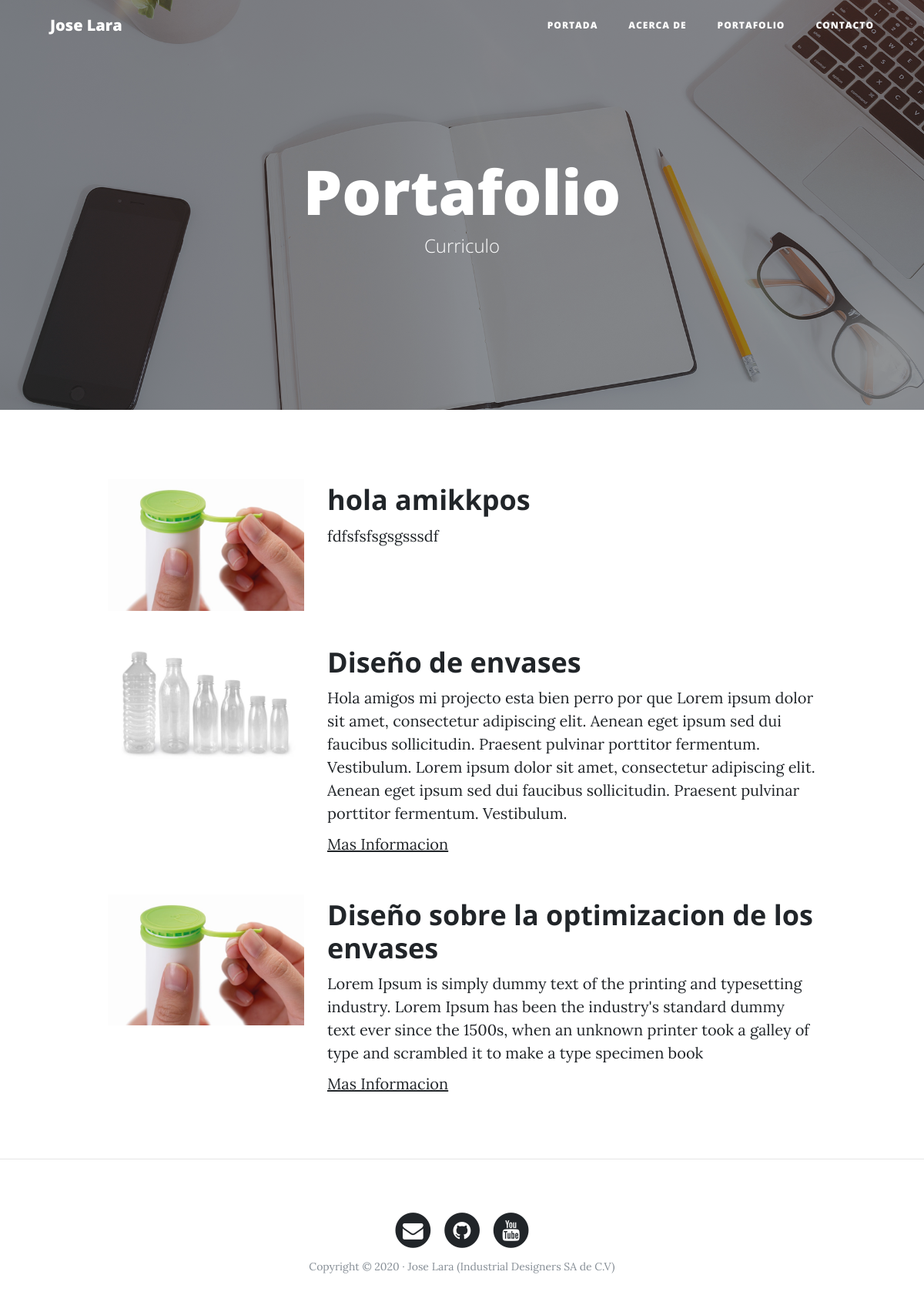
The page /portfolio/ on the database its author committed.
### portfolio/models.py (models this page shows, shortened)
class Project(models.Model):
    title = models.CharField(max_length=200, verbose_name="Titulo")
    description = models.TextField(verbose_name="Descripcion")
    image = models.ImageField(verbose_name="Imagen",upload_to="projects")
    link = models.URLField(null=True, blank=True, verbose_name="Enlace Web")
    created = models.DateTimeField(auto_now_add=True, verbose_name="Fecha de Creacion") #auto_now_add se ejecuta cuando se crea la 1ra vez
    updated = models.DateTimeField(auto_now=True, verbose_name="Fecha de Edicion") #auto_now se ejecuta cuando hay un cambio
    class Meta:
        verbose_name = "Proyecto"
        verbose_name_plural = "Proyectos"
        ordering = ["-created"] # "created" ordena de mas viejo a mas nuevo

### portfolio/views.py (the view)
# urls.py: path("portfolio/", portfolio_views.portfolio, name="portfolio"),
def portfolio(request):
    projects = Project.objects.all()
    return render(request,"portfolio/portfolio.html",{'projects' :projects})

### portfolio/templates/portfolio/portfolio.html (shortened to what this page needs)
{% extends "core/base.html"%}
{% block background %}{% load static %}{% static 'core/img/portfolio-bg.jpg' %}{% endblock %}
{% block headers%}
<h1>Portafolio</h1>
<span class="subheading">Curriculo</span>
{% endblock %}
{% block content %}
	{% for project in projects %}
	      <div class="row project">
	      	<div class="col-lg-3 col-md-4 offset-lg-1">
			      <img class="img-fluid" src="{{project.image.url}}" alt="">
	      	</div>
	        <div class="col-lg-7 col-md-8">
	      		<h2 class="section-heading title">{{project.title}}</h2>
	      	  	<p>{{project.description}}</p>
				{% if project.link %}
	        		<p><a href="{{project.link}}">Mas Informacion</a></p>
				{% endif %}
	      	</div>
	      </div>
    {% endfor %}
{% endblock %}

### core/templates/core/base.html (shortened to what this page needs)
<!DOCTYPE html>
<html lang="es">
  <head>
    {% load static %}
    <link href="{% static 'core/vendor/bootstrap/css/bootstrap.min.css' %}" rel="stylesheet">
    <link href="{% static 'core/vendor/font-awesome/css/font-awesome.min.css' %}" rel="stylesheet" type="text/css">
    <link href="{% static 'core/css/clean-blog.min.css' %}" rel="stylesheet">
  </head>
  <body>
    <nav class="navbar navbar-expand-lg navbar-light fixed-top" id="mainNav">
      <div class="container">
        <a class="navbar-brand" href="{% url 'home' %}">Jose Lara</a>
        <div class="collapse navbar-collapse" id="navbarResponsive">
          <ul class="navbar-nav ml-auto">
            <li class="nav-item">
              <a class="nav-link" href="{% url 'home' %}">Portada</a>
            </li>
            <li class="nav-item">
              <a class="nav-link" href="{% url 'about' %}">Acerca de</a>
            </li>
            <li class="nav-item">
              <a class="nav-link" href="{% url 'portfolio' %}">Portafolio</a>
            </li>
            <li class="nav-item">
              <a class="nav-link" href="{% url 'contact' %}">Contacto</a>
            </li>
          </ul>
        </div>
      </div>
    </nav>
    <header class="masthead" style="background-image: url('{% block background %}{% endblock %}')">
      <div class="overlay"></div>
      <div class="container">
        <div class="row">
          <div class="col-lg-8 col-md-10 mx-auto">
            <div class="site-heading">
                {% block headers%}{% endblock %}
            </div>
          </div>
        </div>
      </div>
    </header>
    <div class="container">
        {% block content %} {% endblock %}
      </div>
    {% if request.path != "/" %}<hr>{% endif %}
    <footer>
      <div class="container">
        <div class="row">
          <div class="col-lg-8 col-md-10 mx-auto">
            <ul class="list-inline text-center">
              <li class="list-inline-item">
                <a href="#">
                  <span class="fa-stack fa-lg">
                    <i class="fa fa-circle fa-stack-2x"></i>
                    <i class="fa fa-envelope fa-stack-1x fa-inverse"></i>
                  </span>
                </a>
              </li>
              <li class="list-inline-item">
                <a href="#">
                  <span class="fa-stack fa-lg">
                    <i class="fa fa-circle fa-stack-2x"></i>
                    <i class="fa fa-github fa-stack-1x fa-inverse"></i>
                  </span>
                </a>
              </li>
              <li class="list-inline-item">
                <a href="#">
                  <span class="fa-stack fa-lg">
                    <i class="fa fa-circle fa-stack-2x"></i>
                    <i class="fa fa-youtube fa-stack-1x fa-inverse"></i>
                  </span>
                </a>
              </li>
            </ul>
            <p class="copyright text-muted">Copyright &copy; 2020 · Jose Lara (Industrial Designers SA de C.V) </p>
          </div>
        </div>
      </div>
    </footer>
  </body>
</html>

### rows shown on the page
Project: image (picture), title "hola amikkpos", description "fdfsfsfsgsgsssdf"
Project: image (picture), title "Diseño de envases", description "Hola amigos mi projecto esta bien perro por que Lorem ipsum dolor sit amet, consectetur adipiscing elit. Aenean eget ipsum sed dui faucibus sollicitudin. Praesent pulvinar porttitor fermentum. Vestibulum. Lorem ipsum dolor sit amet, consectetur adipiscing elit. Aenean eget ipsum sed dui faucibus sollicitudin. Praesent pulvinar porttitor fermentum. Vestibulum."
Project: image (picture), title "Diseño sobre la optimizacion de los envases", description "Lorem Ipsum is simply dummy text of the printing and typesetting industry. Lorem Ipsum has been the industry's standard dummy text ever since the 1500s, when an unknown printer took a galley of type and scrambled it to make a type specimen book"
